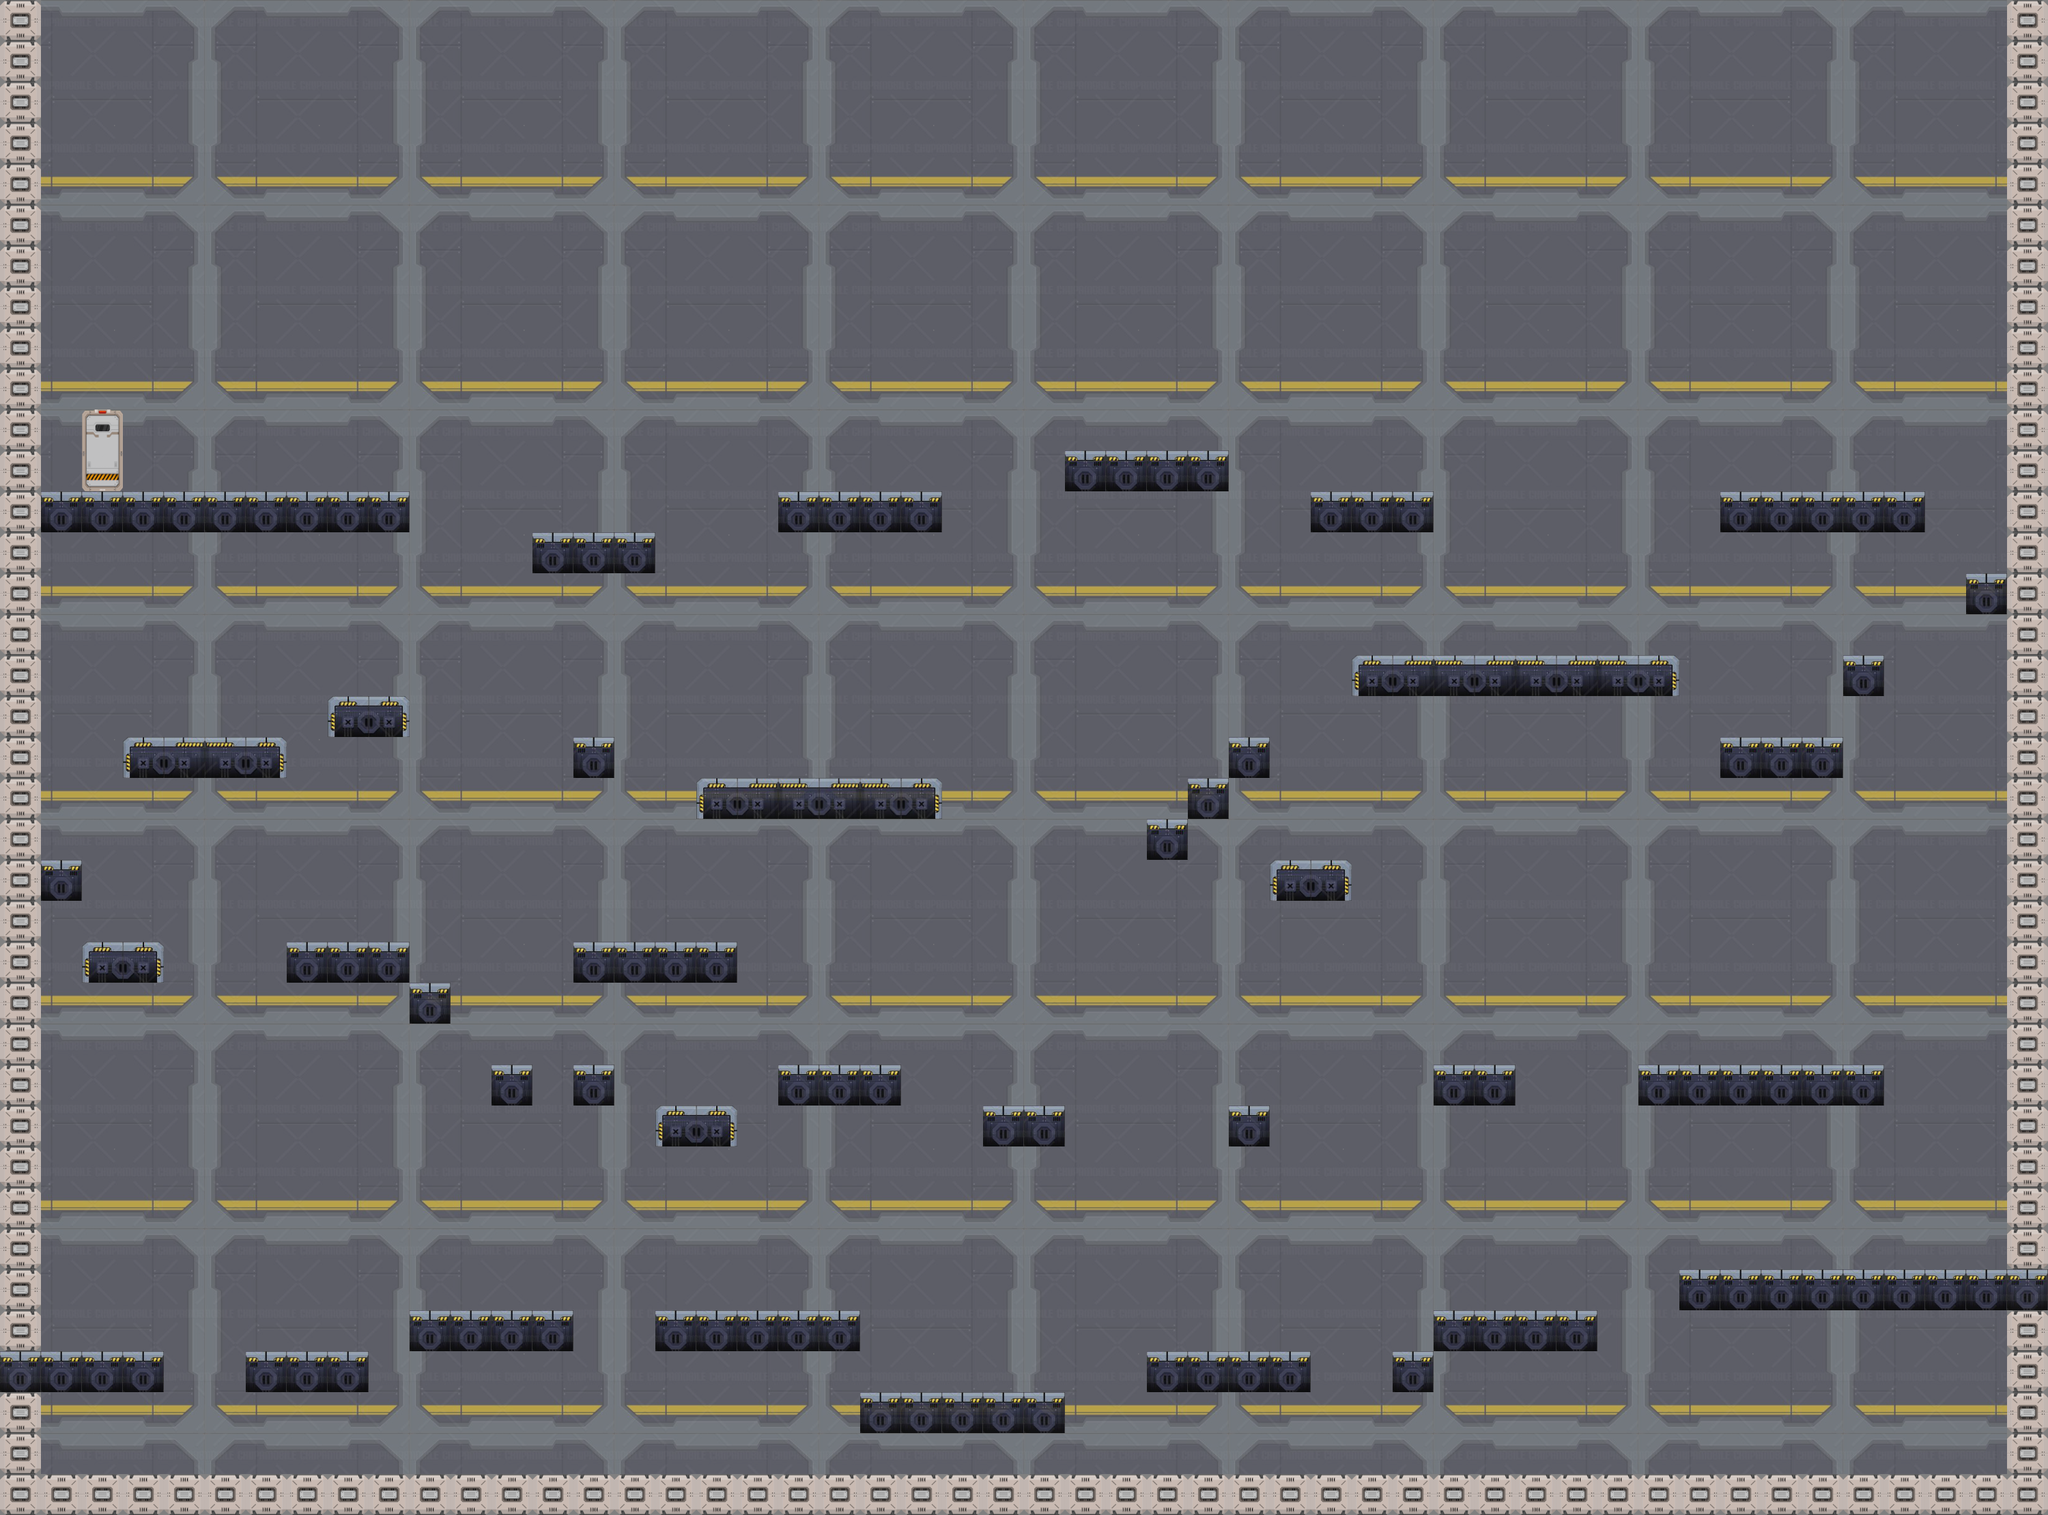

This game map was drawn from its Tiled (.tmx) file and the tilesets committed beside it. A one-line description and the trimmed map source follow:
An orthogonal 50x37 tile map with 60x60 px tiles, 2 tile layers (Background, Objects) and 93 objects (45x solid, 12x solid1, 9x mov, 6x easyEnemy, 6x bang, ...).

<map version="1.0" orientation="orthogonal" renderorder="right-down" width="50" height="37" tilewidth="60" tileheight="60" backgroundcolor="#808080" nextobjectid="288">
 <tileset firstgid="1" name="image" tilewidth="60" tileheight="60">
  <image source="image.png" width="480" height="600" />
 </tileset>
 <layer name="Background" width="50" height="37" opacity="0.45">
  <data>[1850 cells, 1728 non-empty, 25 distinct tile ids]</data>
 </layer>
 <objectgroup name="collision">
  <object id="123" name="easyEnemy" x="2760" y="1740" width="60" height="60" />
  <object id="124" name="player" x="120" y="1860" width="44" height="70" />
  <object id="125" name="solid" x="2460" y="1860" width="540" height="60" />
  <object id="126" name="solid" x="2940" y="0" width="60" height="1860" />
  <object id="127" name="solid" x="0" y="0" width="60" height="1980" />
  <object id="128" name="solid" x="0" y="1980" width="240" height="60" />
  <object id="129" name="solid" x="360" y="1980" width="180" height="60" />
  <object id="130" name="solid" x="600" y="1920" width="240" height="60" />
  <object id="131" name="solid" x="960" y="1920" width="300" height="60" />
  <object id="132" name="solid" x="1260" y="2040" width="300" height="60" />
  <object id="133" name="solid" x="1680" y="1980" width="240" height="60" />
  <object id="134" name="solid" x="2100" y="1920" width="240" height="60" />
  <object id="135" name="solid" x="0" y="2160" width="3000" height="60" />
  <object id="137" name="solid1" x="2400" y="1800" width="60" height="60" />
  <object id="138" name="mov" x="240" y="1860" width="120" height="60" />
  <object id="139" name="mov" x="840" y="1800" width="120" height="60" />
  <object id="140" name="solid" x="2040" y="1980" width="60" height="60" />
  <object id="141" name="solid1" x="900" y="1860" width="60" height="60" />
  <object id="142" name="solid1" x="1260" y="1860" width="60" height="60" />
  <object id="143" name="solid1" x="480" y="1920" width="60" height="60" />
  <object id="145" name="easyEnemy" x="1080" y="1800" width="60" height="60" />
  <object id="146" name="solid" x="2940" y="1920" width="60" height="240" />
  <object id="147" name="solid" x="2100" y="1560" width="120" height="60" />
  <object id="148" name="solid" x="1440" y="1620" width="120" height="60" />
  <object id="149" name="solid" x="2400" y="1560" width="360" height="60" />
  <object id="150" name="solid" x="1140" y="1560" width="180" height="60" />
  <object id="151" name="solid" x="840" y="1380" width="240" height="60" />
  <object id="152" name="solid" x="420" y="1380" width="180" height="60" />
  <object id="153" name="solid" x="600" y="1440" width="60" height="60" />
  <object id="154" name="solid" x="720" y="1560" width="60" height="60" />
  <object id="155" name="solid" x="840" y="1560" width="60" height="60" />
  <object id="156" name="solid" x="120" y="1380" width="120" height="60" />
  <object id="157" name="solid" x="960" y="1620" width="120" height="60" />
  <object id="158" name="solid" x="1800" y="1620" width="60" height="60" />
  <object id="159" name="solid" x="780" y="780" width="180" height="60" />
  <object id="160" name="solid" x="60" y="720" width="540" height="60" />
  <object id="161" name="solid" x="1020" y="1140" width="360" height="60" />
  <object id="162" name="solid" x="180" y="1080" width="240" height="60" />
  <object id="163" name="solid" x="480" y="1020" width="120" height="60" />
  <object id="164" name="solid" x="1140" y="720" width="240" height="60" />
  <object id="165" name="solid" x="1860" y="1260" width="120" height="60" />
  <object id="166" name="solid" x="1920" y="720" width="180" height="60" />
  <object id="167" name="solid" x="2520" y="1080" width="180" height="60" />
  <object id="168" name="solid" x="1980" y="960" width="480" height="60" />
  <object id="169" name="solid" x="1560" y="660" width="240" height="60" />
  <object id="170" name="solid" x="2520" y="720" width="300" height="60" />
  <object id="171" name="solid" x="1680" y="1200" width="60" height="60" />
  <object id="172" name="solid" x="1740" y="1140" width="60" height="60" />
  <object id="173" name="solid" x="1800" y="1080" width="60" height="60" />
  <object id="174" name="solid" x="2700" y="960" width="60" height="60" />
  <object id="175" name="solid" x="2880" y="840" width="60" height="60" />
  <object id="176" name="solid" x="840" y="1080" width="60" height="60" />
  <object id="177" name="solid" x="60" y="1260" width="60" height="60" />
  <object id="178" name="easyEnemy" x="1200" y="1020" width="60" height="60" />
  <object id="179" name="easyEnemy" x="360" y="600" width="60" height="60" />
  <object id="180" name="easyEnemy" x="2160" y="840" width="60" height="60" />
  <object id="181" name="easyEnemy" x="2520" y="1440" width="60" height="60" />
  <object id="182" name="solid1" x="2460" y="900" width="60" height="60" />
  <object id="183" name="solid1" x="1920" y="900" width="60" height="60" />
  <object id="184" name="solid1" x="1380" y="1080" width="60" height="60" />
  <object id="185" name="solid1" x="960" y="1080" width="60" height="60" />
  <object id="186" name="solid1" x="600" y="660" width="60" height="60" />
  <object id="187" name="solid1" x="2760" y="1500" width="60" height="60" />
  <object id="188" name="solid1" x="2340" y="1500" width="60" height="60" />
  <object id="189" name="mov" x="1560" y="1500" width="120" height="60" />
  <object id="190" name="mov" x="1980" y="1440" width="120" height="60" />
  <object id="191" name="mov" x="2820" y="1560" width="120" height="60" />
  <object id="192" name="mov" x="2760" y="900" width="60" height="60" />
  <object id="193" name="mov" x="2280" y="600" width="120" height="60" />
  <object id="194" name="mov" x="1440" y="1020" width="120" height="60" />
  <object id="195" name="mov" x="660" y="1020" width="60" height="60" />
  <object id="196" name="bang" x="1320" y="1980" width="60" height="60" />
  <object id="197" name="acid" x="720" y="1860" width="60" height="60" />
  <object id="198" name="acid" x="900" y="1320" width="60" height="60" />
  <object id="199" name="bang" x="1200" y="660" width="60" height="60" />
  <object id="200" name="bang" x="1980" y="660" width="60" height="60" />
  <object id="201" name="acid" x="1740" y="1080" width="60" height="60" />
  <object id="202" name="bang" x="2640" y="660" width="60" height="60" />
  <object id="203" name="bang" x="2100" y="1500" width="60" height="60" />
  <object id="205" name="bang" x="60" y="600" width="60" height="60" />
  <object id="206" name="acid" x="60" y="660" width="60" height="60" />
  <object id="208" name="acid" x="1740" y="1920" width="60" height="60" />
  <object id="210" name="health" x="780" y="720" width="60" height="60" />
  <object id="211" name="health" x="1800" y="1560" width="60" height="60" />
  <object id="212" name="health" x="1860" y="1200" width="60" height="60" />
  <object id="213" name="ammu" x="1320" y="660" width="60" height="60" />
  <object id="214" name="ammu" x="840" y="1020" width="60" height="60" />
  <object id="215" name="ammu" x="840" y="1500" width="60" height="60" />
  <object id="216" name="ammu" x="2160" y="1500" width="60" height="60" />
  <object id="217" name="ammu" x="2040" y="1920" width="60" height="60" />
  <object id="218" name="ammu" x="2700" y="900" width="60" height="60" />
  <object id="284" name="solid" x="0" y="2100" width="60" height="120" />
  <object id="287" name="solid1" x="60" y="660" width="60" height="60" />
 </objectgroup>
 <layer name="Objects" width="50" height="37" opacity="0.89">
  <data>[1850 cells, 353 non-empty, 10 distinct tile ids]</data>
 </layer>
</map>